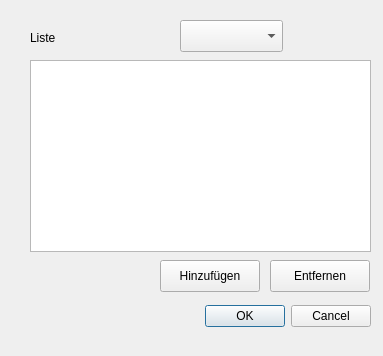
<?xml version="1.0" encoding="UTF-8"?>
<ui version="4.0">
 <class>ListManagerDialog</class>
 <widget class="QDialog" name="ListManagerDialog">
  <property name="geometry">
   <rect>
    <x>0</x>
    <y>0</y>
    <width>383</width>
    <height>356</height>
   </rect>
  </property>
  <property name="windowTitle">
   <string>Dialog</string>
  </property>
  <widget class="QDialogButtonBox" name="bb_ListManagerDialog">
   <property name="geometry">
    <rect>
     <x>30</x>
     <y>300</y>
     <width>341</width>
     <height>32</height>
    </rect>
   </property>
   <property name="orientation">
    <enum>Qt::Orientation::Horizontal</enum>
   </property>
   <property name="standardButtons">
    <set>QDialogButtonBox::StandardButton::Cancel|QDialogButtonBox::StandardButton::Ok</set>
   </property>
  </widget>
  <widget class="QLabel" name="lbl_Lists">
   <property name="geometry">
    <rect>
     <x>30</x>
     <y>30</y>
     <width>58</width>
     <height>16</height>
    </rect>
   </property>
   <property name="text">
    <string>Liste</string>
   </property>
  </widget>
  <widget class="QComboBox" name="cbb_Lists">
   <property name="geometry">
    <rect>
     <x>180</x>
     <y>20</y>
     <width>103</width>
     <height>32</height>
    </rect>
   </property>
  </widget>
  <widget class="QListWidget" name="lst_Entries">
   <property name="geometry">
    <rect>
     <x>30</x>
     <y>60</y>
     <width>341</width>
     <height>192</height>
    </rect>
   </property>
  </widget>
  <widget class="QPushButton" name="btn_Add">
   <property name="geometry">
    <rect>
     <x>160</x>
     <y>260</y>
     <width>100</width>
     <height>32</height>
    </rect>
   </property>
   <property name="text">
    <string>Hinzufügen</string>
   </property>
  </widget>
  <widget class="QPushButton" name="btn_Remove">
   <property name="geometry">
    <rect>
     <x>270</x>
     <y>260</y>
     <width>100</width>
     <height>32</height>
    </rect>
   </property>
   <property name="text">
    <string>Entfernen</string>
   </property>
  </widget>
 </widget>
 <resources/>
 <connections>
  <connection>
   <sender>bb_ListManagerDialog</sender>
   <signal>accepted()</signal>
   <receiver>ListManagerDialog</receiver>
   <slot>accept()</slot>
   <hints>
    <hint type="sourcelabel">
     <x>248</x>
     <y>254</y>
    </hint>
    <hint type="destinationlabel">
     <x>157</x>
     <y>274</y>
    </hint>
   </hints>
  </connection>
  <connection>
   <sender>bb_ListManagerDialog</sender>
   <signal>rejected()</signal>
   <receiver>ListManagerDialog</receiver>
   <slot>reject()</slot>
   <hints>
    <hint type="sourcelabel">
     <x>316</x>
     <y>260</y>
    </hint>
    <hint type="destinationlabel">
     <x>286</x>
     <y>274</y>
    </hint>
   </hints>
  </connection>
 </connections>
</ui>
